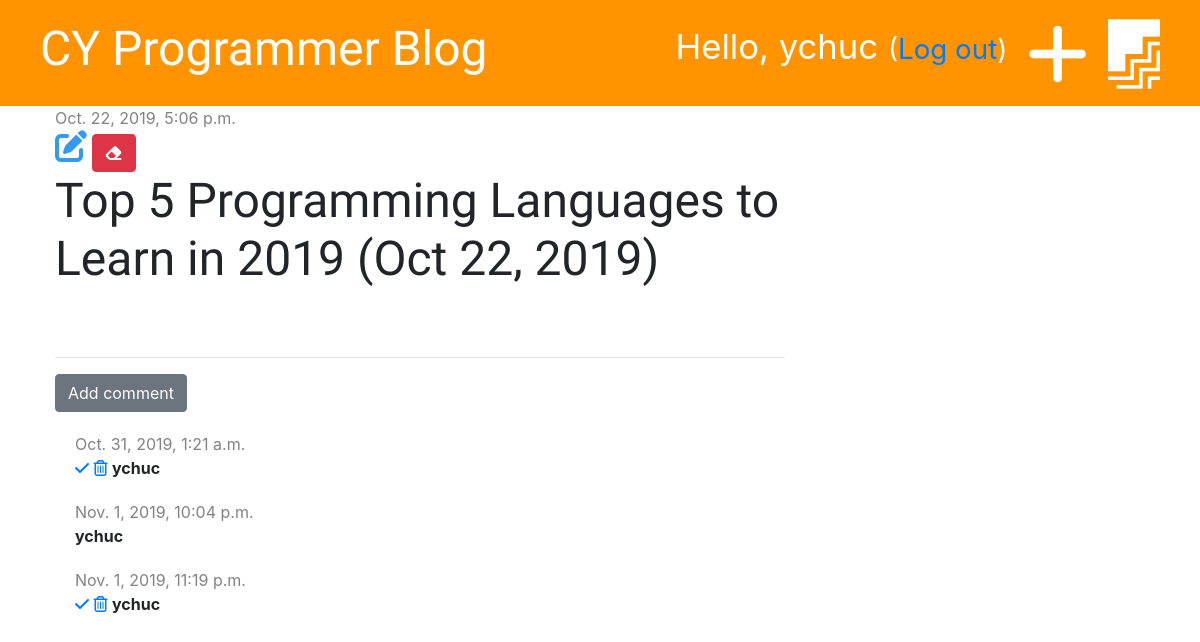
/post/2 (signed in), run on the app's committed database.
### blog/models.py (models this page shows, shortened)
class Post(models.Model):
    author = models.ForeignKey('auth.User', on_delete=models.CASCADE)
    title = models.CharField(max_length=200)
    text = models.TextField()
    created_date = models.DateTimeField(default=timezone.now)
    published_date = models.DateTimeField(blank=True, null=True)

class Comment(models.Model):
    post = models.ForeignKey('blog.Post', on_delete=models.CASCADE, related_name='comments')
    author = models.CharField(max_length=200)
    text = models.TextField()
    created_date = models.DateTimeField(default=timezone.now)
    approved = models.BooleanField(default=False)

### blog/views.py (the view)
# urls.py: path('post/<int:pk>', views.post_detail, name='post_detail'),
def post_detail(request, pk):
    post = get_object_or_404(Post, pk=pk)
    stuff_for_frontend = {'post': post}
    return render(request, 'blog/post_detail.html', stuff_for_frontend)

### blog/templatetags/markdownify.py (called while the page is built)
@register.filter
def markdown(value):
    renderer = HighlightRenderer()
    markdown = mistune.Markdown(renderer=renderer)
    return markdown(value)

### blog/templates/blog/post_detail.html (shortened to what this page needs)
{% extends 'blog/base.html' %}
{% load markdownify %}
{% block content %}
    <div class="post" xmlns="http://www.w3.org/1999/html" xmlns="http://www.w3.org/1999/html">
        {% if post.published_date %}
            <div class="date">
                {{ post.published_date }}
            </div>
        {% else %}
            <a href="{% url 'post_publish' pk=post.pk %}" class="btn btn-primary">Publish</a>
        {% endif %}
        {% if user.is_authenticated %}
            <a href="{% url 'post_edit' pk=post.pk %}"><i class="fas fa-edit fa-2x" style="color: #339af0"></i></a>
        {% endif %}
        <a href="{%  url 'post_delete' pk=post.pk %}" class="btn btn-danger"
           onclick="return confirm('Are you sure you want to delete this post?')">
            <i class="fas fa-eraser"></i>
        </a>
        <h1>{{ post.title }}</h1>
    </div>
    <hr>
    <a href="{% url 'add_comment_to_post' pk=post.pk %}" class="btn btn-secondary">Add comment</a>
    {% for comment in post.comments.all %}
        {% if user.is_authenticated or comment.approved %}
            <div class="comment">
                <div class="date">
                    {{ comment.created_date }}
                </div>
                {% if not comment.approved and user.is_superuser %}
                    <a href="{% url 'comment_approve' pk=comment.pk %}"><i class="fas fa-check"></i></a>
                    <a href="{% url 'comment_remove' pk=comment.pk %}"><i class="far fa-trash-alt"></i></a>
                {%  endif %}
                <strong>{{ comment.author }}</strong>
            </div>
        {%  endif %}
    {% empty %}
        <p>No comments...</p>
    {% endfor %}
{% endblock %}

### blog/templates/blog/base.html (shortened to what this page needs)
{% load staticfiles %}
<!DOCTYPE html>
<html lang="en">
<head>
    <link rel="stylesheet" href="https://stackpath.bootstrapcdn.com/bootstrap/4.3.1/css/bootstrap.min.css">
    <link rel="stylesheet" href="{% static 'css/blog.css' %}">
    <link rel="stylesheet" href="{% static 'css/zenburn.css' %}">
</head>
<body>
<div class="page-header">
    {% if user.is_authenticated %}
        <a href="{% url 'post_draft_list' %}" class="top-menu"><i class="fab fa-firstdraft fa-2x"></i></a>
        <a href="{% url 'post_new' %}" class="top-menu"><i class="fas fa-plus fa-2x"></i></a>
        <p class="top-menu">Hello, {{ user.username }} <small>(<a href="{% url 'logout' %}">Log out</a>)</small></p>
    {% else %}
        <a href="{% url 'login' %}" class="top-menu"><i class="fas fa-sign-in-alt fa-2x"></i></a>
    {% endif %}
    <h1><a href="{% url "post_list" %}">CY Programmer Blog</a></h1>
</div>
<div class="content container">
    <div class="row">
        <div class="col-md-8">
            {% block content %}
            {% endblock %}
        </div>
    </div>
</div>
</body>
</html>

### blog/static/css/blog.css (style rules this page uses)
.page-header { background-color: #ff9400; margin-top: 0; padding: 20px 20px 20px 40px; }
.page-header h1, .page-header h1 a { color: #ffffff; font-size: 36pt; text-decoration: none; }
.content { margin-left: 40px; }
h1, h2, h3, h4 { font-family: 'Tangerine', 'Inconsolata', 'Droid Sans', serif; font-size: 48px; }
.date { color: #828282; }
.post { margin-bottom: 70px; }
.top-menu, .top-menu:hover { color: #ffffff; float: right; font-size: 26pt; margin-right: 20px; }
.comment { margin: 20px 0px 20px 20px; }

### data on the page
Post: published_date "Oct. 22, 2019, 5:06 p.m.", title "Top 5 Programming Languages to Learn in 2019 (Oct 22, 2019)"
Comment: created_date "Oct. 31, 2019, 1:21 a.m.", approved False (drawn), author "ychuc"
Comment: created_date "Nov. 1, 2019, 10:04 p.m.", author "ychuc"
Comment: created_date "Nov. 1, 2019, 11:19 p.m.", approved False (drawn), author "ychuc"

### other printed values
{{ user.username }} "ychuc"
